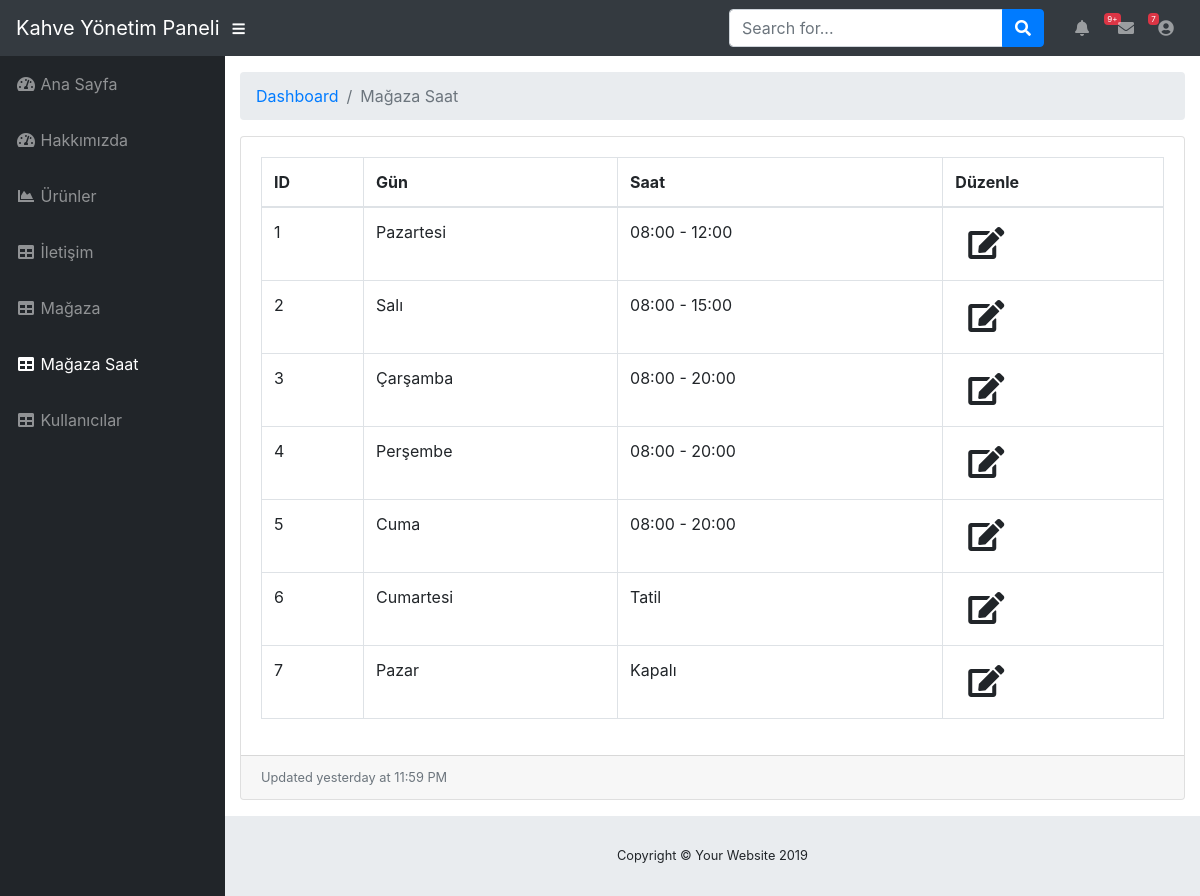
The app's page /admin/magazaSaat.php (signed in) with its own data.
### tables this page shows
CREATE TABLE `magazasaat` (
  `id` int(11) NOT NULL,
  `gun` char(50) NOT NULL,
  `saat` char(50) NOT NULL
);

### admin/magazaSaat.php (the view, shortened to what this page needs)
<?php
include('../inc/vt.php');
include('inc/head.php');
include('inc/nav.php');
include('inc/sidebar.php');
$sorgu = $baglanti->prepare("SELECT * FROM magazasaat");
$sorgu->execute();
?>
<div id="content-wrapper">
    <div class="container-fluid">
        <ol class="breadcrumb">
            <li class="breadcrumb-item">
                <a href="#">Dashboard</a>
            </li>
            <li class="breadcrumb-item active">Mağaza Saat</li>
        </ol>
        <div class="card mb-3">
            <div class="card-body">
                <div class="table-responsive">
                    <table class="table table-bordered"  width="100%" cellspacing="0">
                        <thead>
                        <tr>
                            <th>ID</th>
                            <th>Gün</th>
                            <th>Saat</th>
                            <th>Düzenle</th>
                        </tr>
                        </thead>
                        <tbody>
                        <?php while ($sonuc = $sorgu->fetch()) { ?>
                            <tr>
                                <td><?= $sonuc["id"] ?></td>
                                <td><?= $sonuc["gun"] ?></td>
                                <td><?= $sonuc["saat"] ?></td>
                              <td><a class="btn btn" href="magazaSaatGuncelle.php?id=<?= $sonuc["id"] ?>"><span
                                                class="fa fa-edit fa-2x"></span></a></td>
                            </tr>
                            <?php
                        }
                        ?>
                        </tbody>
                    </table>
                </div>
            </div>
            <div class="card-footer small text-muted">Updated yesterday at 11:59 PM</div>
        </div>
    </div>
    <?php
    include('inc/footer.php');
    ?>

### records on screen
magazasaat: id "1", gun "Pazartesi", saat "08:00 - 12:00"
magazasaat: id "2", gun "Salı", saat "08:00 - 15:00"
magazasaat: id "3", gun "Çarşamba", saat "08:00 - 20:00"
magazasaat: id "4", gun "Perşembe", saat "08:00 - 20:00"
magazasaat: id "5", gun "Cuma", saat "08:00 - 20:00"
magazasaat: id "6", gun "Cumartesi", saat "Tatil"
magazasaat: id "7", gun "Pazar", saat "Kapalı"
